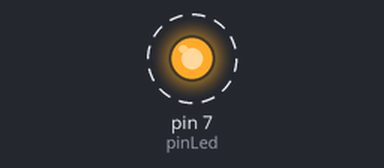
Bench run of a sketch on a simulated Arduino Uno, built with avr-gcc and run on an emulated ATmega328P. On the bench: output pins drawn as LEDs (lit = HIGH). Dashed ring = blinking.

Above: at 0.2 s.
Timing chart, 0 to 3.0 s (numbered marks = the images above):
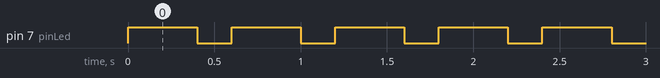

The sketch:

4.ino
```cpp
int pinLed = 7;

void setup() {
  // put your setup code here, to run once:
  pinMode(pinLed, OUTPUT);
}

void loop() {
  // put your main code here, to run repeatedly:
  analogWrite(pinLed, 255);
  delay(200);
  analogWrite(pinLed, 128);
  delay(200);
  analogWrite(pinLed, 0);
  delay(200);
}
```

Measured:
- by itself, pin 7 (pinLed): alternates HIGH for 0.40 s and LOW for 0.20 s
